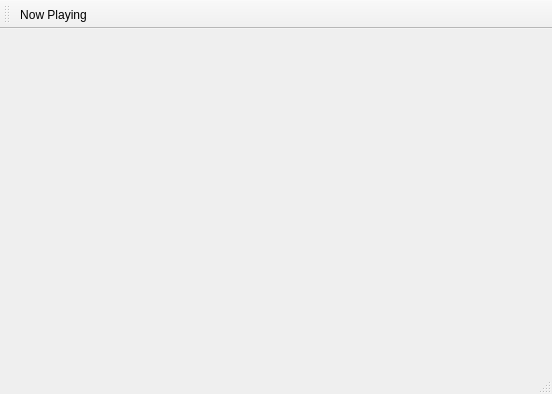
<?xml version="1.0" encoding="UTF-8"?>
<ui version="4.0">
 <class>mainWindow</class>
 <widget class="QMainWindow" name="mainWindow">
  <property name="geometry">
   <rect>
    <x>0</x>
    <y>0</y>
    <width>552</width>
    <height>394</height>
   </rect>
  </property>
  <property name="windowTitle">
   <string>MVN Media Player</string>
  </property>
  <widget class="QWidget" name="centralWidget">
   <widget class="QWidget" name="widget" native="true">
    <property name="geometry">
     <rect>
      <x>10</x>
      <y>20</y>
      <width>120</width>
      <height>80</height>
     </rect>
    </property>
   </widget>
  </widget>
  <widget class="QMenuBar" name="menuBar">
   <property name="geometry">
    <rect>
     <x>0</x>
     <y>0</y>
     <width>552</width>
     <height>18</height>
    </rect>
   </property>
  </widget>
  <widget class="QToolBar" name="toolBar">
   <attribute name="toolBarArea">
    <enum>TopToolBarArea</enum>
   </attribute>
   <attribute name="toolBarBreak">
    <bool>true</bool>
   </attribute>
   <addaction name="tbNowPlaying"/>
  </widget>
  <widget class="QStatusBar" name="statusBar"/>
  <action name="tbNowPlaying">
   <property name="text">
    <string>Now Playing</string>
   </property>
  </action>
 </widget>
 <layoutdefault spacing="6" margin="11"/>
 <resources/>
 <connections/>
</ui>
